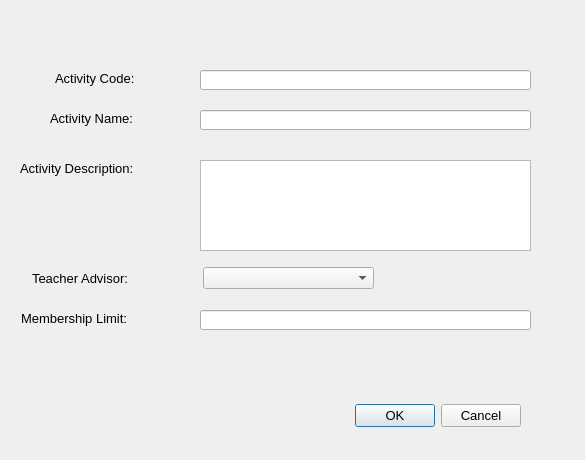
<?xml version="1.0" encoding="UTF-8"?>
<ui version="4.0">
 <class>EditActivityDialog</class>
 <widget class="QDialog" name="EditActivityDialog">
  <property name="geometry">
   <rect>
    <x>0</x>
    <y>0</y>
    <width>585</width>
    <height>460</height>
   </rect>
  </property>
  <property name="font">
   <font>
    <pointsize>10</pointsize>
   </font>
  </property>
  <property name="windowTitle">
   <string>Activity</string>
  </property>
  <widget class="QDialogButtonBox" name="buttonBox">
   <property name="geometry">
    <rect>
     <x>180</x>
     <y>400</y>
     <width>341</width>
     <height>32</height>
    </rect>
   </property>
   <property name="orientation">
    <enum>Qt::Horizontal</enum>
   </property>
   <property name="standardButtons">
    <set>QDialogButtonBox::Cancel|QDialogButtonBox::Ok</set>
   </property>
  </widget>
  <widget class="QLabel" name="label">
   <property name="geometry">
    <rect>
     <x>55</x>
     <y>70</y>
     <width>91</width>
     <height>16</height>
    </rect>
   </property>
   <property name="text">
    <string>Activity Code:</string>
   </property>
  </widget>
  <widget class="QLabel" name="label_2">
   <property name="geometry">
    <rect>
     <x>50</x>
     <y>110</y>
     <width>91</width>
     <height>16</height>
    </rect>
   </property>
   <property name="text">
    <string>Activity Name:</string>
   </property>
  </widget>
  <widget class="QLabel" name="label_3">
   <property name="geometry">
    <rect>
     <x>20</x>
     <y>160</y>
     <width>121</width>
     <height>16</height>
    </rect>
   </property>
   <property name="text">
    <string>Activity Description:</string>
   </property>
  </widget>
  <widget class="QLabel" name="label_4">
   <property name="geometry">
    <rect>
     <x>32</x>
     <y>270</y>
     <width>101</width>
     <height>16</height>
    </rect>
   </property>
   <property name="text">
    <string>Teacher Advisor:</string>
   </property>
  </widget>
  <widget class="QLabel" name="label_5">
   <property name="geometry">
    <rect>
     <x>21</x>
     <y>310</y>
     <width>111</width>
     <height>16</height>
    </rect>
   </property>
   <property name="text">
    <string>Membership Limit:</string>
   </property>
  </widget>
  <widget class="QLineEdit" name="leCode">
   <property name="geometry">
    <rect>
     <x>200</x>
     <y>70</y>
     <width>331</width>
     <height>20</height>
    </rect>
   </property>
  </widget>
  <widget class="QLineEdit" name="leName">
   <property name="geometry">
    <rect>
     <x>200</x>
     <y>110</y>
     <width>331</width>
     <height>20</height>
    </rect>
   </property>
  </widget>
  <widget class="QLineEdit" name="leMembership">
   <property name="geometry">
    <rect>
     <x>200</x>
     <y>310</y>
     <width>331</width>
     <height>20</height>
    </rect>
   </property>
   <property name="maxLength">
    <number>32767</number>
   </property>
   <property name="clearButtonEnabled">
    <bool>false</bool>
   </property>
  </widget>
  <widget class="QComboBox" name="cbAdvisor">
   <property name="geometry">
    <rect>
     <x>203</x>
     <y>267</y>
     <width>171</width>
     <height>22</height>
    </rect>
   </property>
  </widget>
  <widget class="QPlainTextEdit" name="pteDescription">
   <property name="geometry">
    <rect>
     <x>200</x>
     <y>160</y>
     <width>331</width>
     <height>91</height>
    </rect>
   </property>
  </widget>
 </widget>
 <tabstops>
  <tabstop>leCode</tabstop>
  <tabstop>leName</tabstop>
  <tabstop>pteDescription</tabstop>
  <tabstop>cbAdvisor</tabstop>
  <tabstop>leMembership</tabstop>
 </tabstops>
 <resources/>
 <connections>
  <connection>
   <sender>buttonBox</sender>
   <signal>accepted()</signal>
   <receiver>EditActivityDialog</receiver>
   <slot>accept()</slot>
   <hints>
    <hint type="sourcelabel">
     <x>248</x>
     <y>254</y>
    </hint>
    <hint type="destinationlabel">
     <x>157</x>
     <y>274</y>
    </hint>
   </hints>
  </connection>
  <connection>
   <sender>buttonBox</sender>
   <signal>rejected()</signal>
   <receiver>EditActivityDialog</receiver>
   <slot>reject()</slot>
   <hints>
    <hint type="sourcelabel">
     <x>316</x>
     <y>260</y>
    </hint>
    <hint type="destinationlabel">
     <x>286</x>
     <y>274</y>
    </hint>
   </hints>
  </connection>
 </connections>
</ui>
